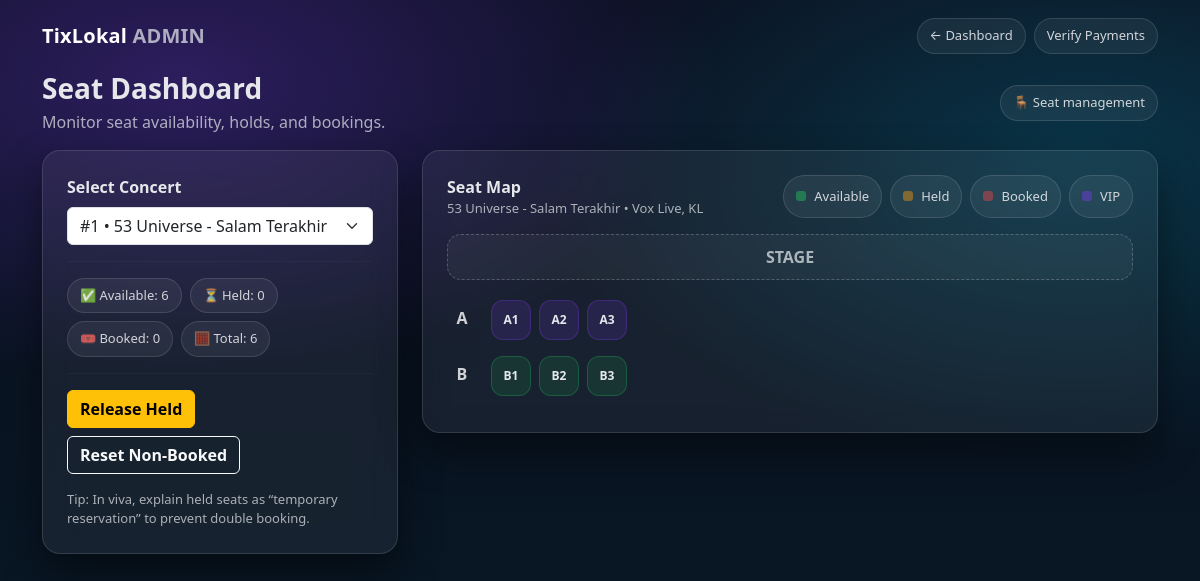
/admin_seats.php?id=1 (signed in), run on the app's committed database.
### tables this page shows
CREATE TABLE `concerts` (
  `id` int(11) NOT NULL,
  `artist` varchar(100) DEFAULT NULL,
  `venue` varchar(100) DEFAULT NULL,
  `event_date` datetime DEFAULT NULL,
  `price` decimal(10,2) DEFAULT NULL,
  `capacity` int(11) DEFAULT 100,
  `description` text DEFAULT NULL,
  `spotify_url` varchar(255) DEFAULT NULL,
  `image_url` varchar(255) DEFAULT NULL
);

CREATE TABLE `concert_seats` (
  `id` int(11) NOT NULL,
  `concert_id` int(11) NOT NULL,
  `seat_code` varchar(10) NOT NULL,
  `seat_type` enum('VIP','REGULAR') DEFAULT 'REGULAR',
  `seat_price` decimal(10,2) NOT NULL,
  `status` enum('available','held','booked') DEFAULT 'available',
  `hold_until` datetime DEFAULT NULL,
  `held_by_user_id` int(11) DEFAULT NULL
);

### admin_seats.php (the view, shortened to what this page needs)
<?php
include 'config.php';
$concert_id = isset($_GET['id']) ? intval($_GET['id']) : 0;
$clist = mysqli_query($conn, "SELECT id, artist, venue, event_date FROM concerts ORDER BY event_date DESC");
$concert = null;
if ($concert_id > 0) {
  $cres = mysqli_query($conn, "SELECT * FROM concerts WHERE id=$concert_id");
  if ($cres && mysqli_num_rows($cres) > 0) $concert = mysqli_fetch_assoc($cres);
}
$stats = ['available'=>0,'held'=>0,'booked'=>0,'total'=>0];
$rows = [];
if ($concert) {
  $sres = mysqli_query($conn, "SELECT * FROM concert_seats WHERE concert_id=$concert_id ORDER BY seat_code ASC");
  while($s = mysqli_fetch_assoc($sres)) {
    $stats['total']++;
    if (isset($stats[$s['status']])) $stats[$s['status']]++;
    $r = strtoupper(substr($s['seat_code'],0,1));
    if (!isset($rows[$r])) $rows[$r]=[];
    $rows[$r][] = $s;
  }
}
?>
<!DOCTYPE html>
<html lang="en">
<head>
  <link href="https://cdn.jsdelivr.net/npm/bootstrap@5.3.3/dist/css/bootstrap.min.css" rel="stylesheet">
</head>
<body>
<nav class="navbar navbar-expand-lg navbar-dark py-3">
  <div class="container">
    <span class="navbar-brand brand">TixLokal <span class="muted">ADMIN</span></span>
    <div class="ms-auto d-flex gap-2 flex-wrap">
      <a class="chip" href="admin.php">← Dashboard</a>
      <a class="chip" href="admin_verify.php">Verify Payments</a>
    </div>
  </div>
</nav>
<div class="container pb-5">
  <div class="d-flex align-items-center justify-content-between flex-wrap gap-2 mb-3">
    <div>
      <h1 class="h3 mb-1 fw-bold">Seat Dashboard</h1>
      <div class="muted">Monitor seat availability, holds, and bookings.</div>
    </div>
    <div class="chip">🪑 Seat management</div>
  </div>
  <div class="row g-4">
    <div class="col-lg-4">
      <div class="glass p-4">
        <div class="fw-bold mb-2">Select Concert</div>
        <form method="GET" class="d-grid gap-2">
          <select class="form-select" name="id" onchange="this.form.submit()">
            <?php while($c = mysqli_fetch_assoc($clist)): ?>
              <option value="<?php echo (int)$c['id']; ?>" <?php echo ((int)$c['id']===$concert_id)?'selected':''; ?>>
                #<?php echo (int)$c['id']; ?> • <?php echo htmlspecialchars($c['artist']); ?>
              </option>
            <?php endwhile; ?>
          </select>
        </form>
        <hr class="border-white border-opacity-10 my-3">
        <div class="d-flex flex-wrap gap-2">
          <span class="chip">✅ Available: <?php echo (int)$stats['available']; ?></span>
          <span class="chip">⏳ Held: <?php echo (int)$stats['held']; ?></span>
          <span class="chip">🎟️ Booked: <?php echo (int)$stats['booked']; ?></span>
          <span class="chip">🧮 Total: <?php echo (int)$stats['total']; ?></span>
        </div>
        <hr class="border-white border-opacity-10 my-3">
        <form method="POST" class="d-flex gap-2 flex-wrap">
          <button class="btn btn-warning fw-bold" name="action" value="release_held" type="submit">Release Held</button>
          <button class="btn btn-outline-light fw-bold" name="action" value="reset_all" type="submit">Reset Non‑Booked</button>
        </form>
        <div class="muted mt-3" style="font-size:13px">
          Tip: In viva, explain held seats as “temporary reservation” to prevent double booking.
        </div>
      </div>
    </div>
    <div class="col-lg-8">
      <div class="glass p-4">
        <div class="d-flex justify-content-between gap-2 flex-wrap">
          <div>
            <div class="fw-bold">Seat Map</div>
            <?php if($concert): ?>
              <div class="muted" style="font-size:13px">
                <?php echo htmlspecialchars($concert['artist']); ?> • <?php echo htmlspecialchars($concert['venue']); ?>
              </div>
            <?php endif; ?>
          </div>
          <div class="d-flex gap-2 flex-wrap">
            <span class="chip"><span style="width:10px;height:10px;border-radius:3px;background:rgba(34,197,94,.45);display:inline-block"></span> Available</span>
            <span class="chip"><span style="width:10px;height:10px;border-radius:3px;background:rgba(245,158,11,.45);display:inline-block"></span> Held</span>
            <span class="chip"><span style="width:10px;height:10px;border-radius:3px;background:rgba(239,68,68,.45);display:inline-block"></span> Booked</span>
            <span class="chip"><span style="width:10px;height:10px;border-radius:3px;background:rgba(124,58,237,.45);display:inline-block"></span> VIP</span>
          </div>
        </div>
        <div class="stage my-3">STAGE</div>
        <?php if(!$concert): ?>
          <div class="muted">No concerts found.</div>
        <?php else: ?>
          <?php foreach($rows as $r => $list): ?>
            <div class="rowWrap">
              <div class="rowLabel"><?php echo htmlspecialchars($r); ?></div>
              <div class="seatGrid">
                <?php foreach($list as $s):
                  $st = $s['status'];
                  $cls = ($st==='booked')?'booked':(($st==='held')?'held':'av');
                  $vip = ($s['seat_type']==='VIP')?'vip':'';
                  $tip = $s['seat_code']." • ".$s['seat_type']." • RM ".number_format((float)$s['seat_price'],2)." • ".$st;
                ?>
                  <div class="seat <?php echo $cls.' '.$vip; ?>" title="<?php echo htmlspecialchars($tip); ?>">
                    <?php echo htmlspecialchars($s['seat_code']); ?>
                  </div>
                <?php endforeach; ?>
              </div>
            </div>
          <?php endforeach; ?>
        <?php endif; ?>
      </div>
    </div>
  </div>
</div>
</body>
</html>

### admin_seats.php (style rules this page uses)
body { background: radial-gradient(900px 500px at 15% 10%, rgba(124,58,237,.30), transparent 60%), radial-gradient(900px 500px at 90% 20%, rgba(6,182,212,.22), transparent 60%), linear-gradient(180deg, #0b1020, #071824); color:#e5e7eb; min-height:100vh; }
.glass { background: rgba(255,255,255,.06); border:1px solid rgba(255,255,255,.12); border-radius:18px; box-shadow: 0 18px 40px rgba(0,0,0,.45); backdrop-filter: blur(14px); }
.muted { color: rgba(229,231,235,.72); }
.brand { font-weight:900; letter-spacing:.2px; }
.chip { display:inline-flex; align-items:center; gap:8px; padding:7px 12px; border-radius:999px; background: rgba(255,255,255,.06); border:1px solid rgba(255,255,255,.12); color: rgba(229,231,235,.9); font-size: 13px; text-decoration:none; }
.seat { width:40px;height:40px;border-radius:12px; border:1px solid rgba(255,255,255,.14); background:rgba(255,255,255,.05); display:grid;place-items:center; font-weight:900;font-size:12px; user-select:none; margin:4px; }
.seat.av { background:rgba(34,197,94,.12);border-color:rgba(34,197,94,.28) }
.seat.vip.av { background:rgba(124,58,237,.16);border-color:rgba(124,58,237,.30) }
.seatGrid { display:flex;flex-wrap:wrap }
.rowWrap { display:flex;gap:10px;align-items:flex-start;margin:8px 0 }
.rowLabel { width:30px;text-align:center;font-weight:900;color:rgba(229,231,235,.9);padding-top:10px }
.stage { border:1px dashed rgba(255,255,255,.22);background:rgba(255,255,255,.04);border-radius:14px;padding:10px;text-align:center;color:rgba(229,231,235,.72);font-weight:900 }

### data on the page
concerts: artist "53 Universe - Salam Terakhir", venue "Vox Live, KL"
concert_seats: seat_code "A1"
concert_seats: seat_code "A2"
concert_seats: seat_code "A3"
concert_seats: seat_code "B", seat_code "B3"
concert_seats: seat_code "B1"
concert_seats: seat_code "B2"

### other printed values
$stats['available'] "6"
$stats['held'] "0"
$stats['booked'] "0"
$stats['total'] "6"
$r "A"
